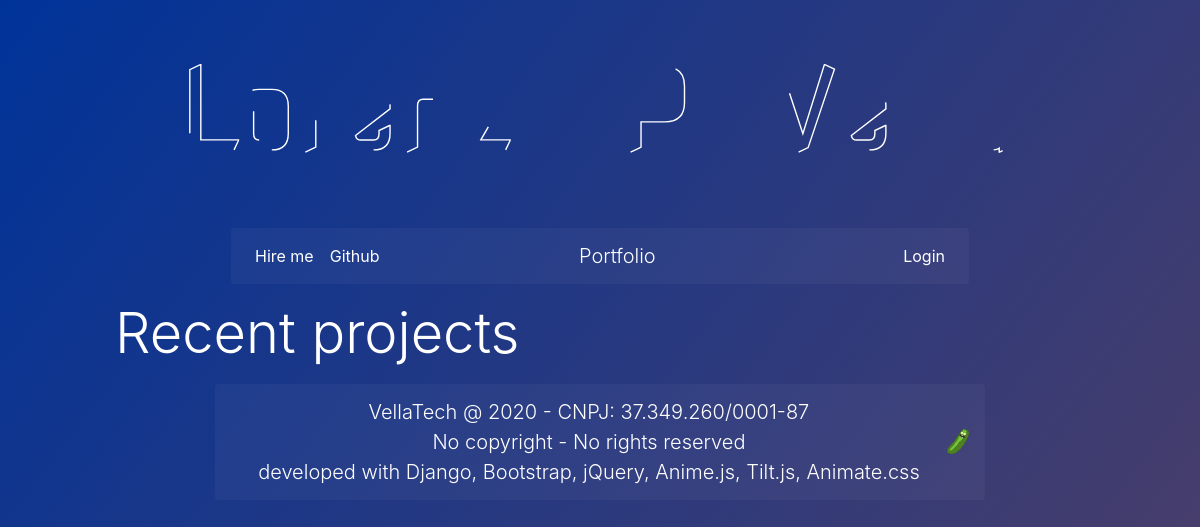
Before: / with the older database file.
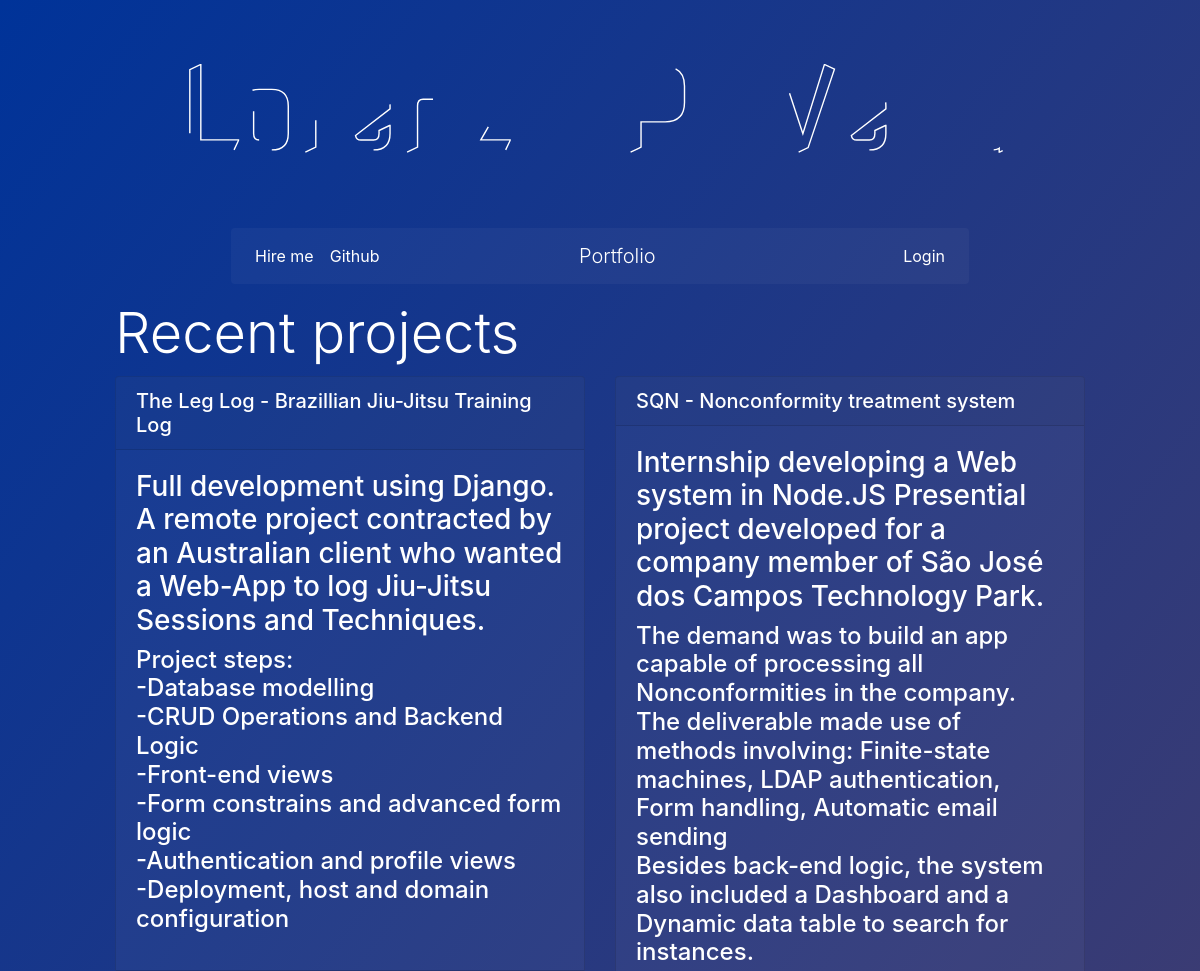
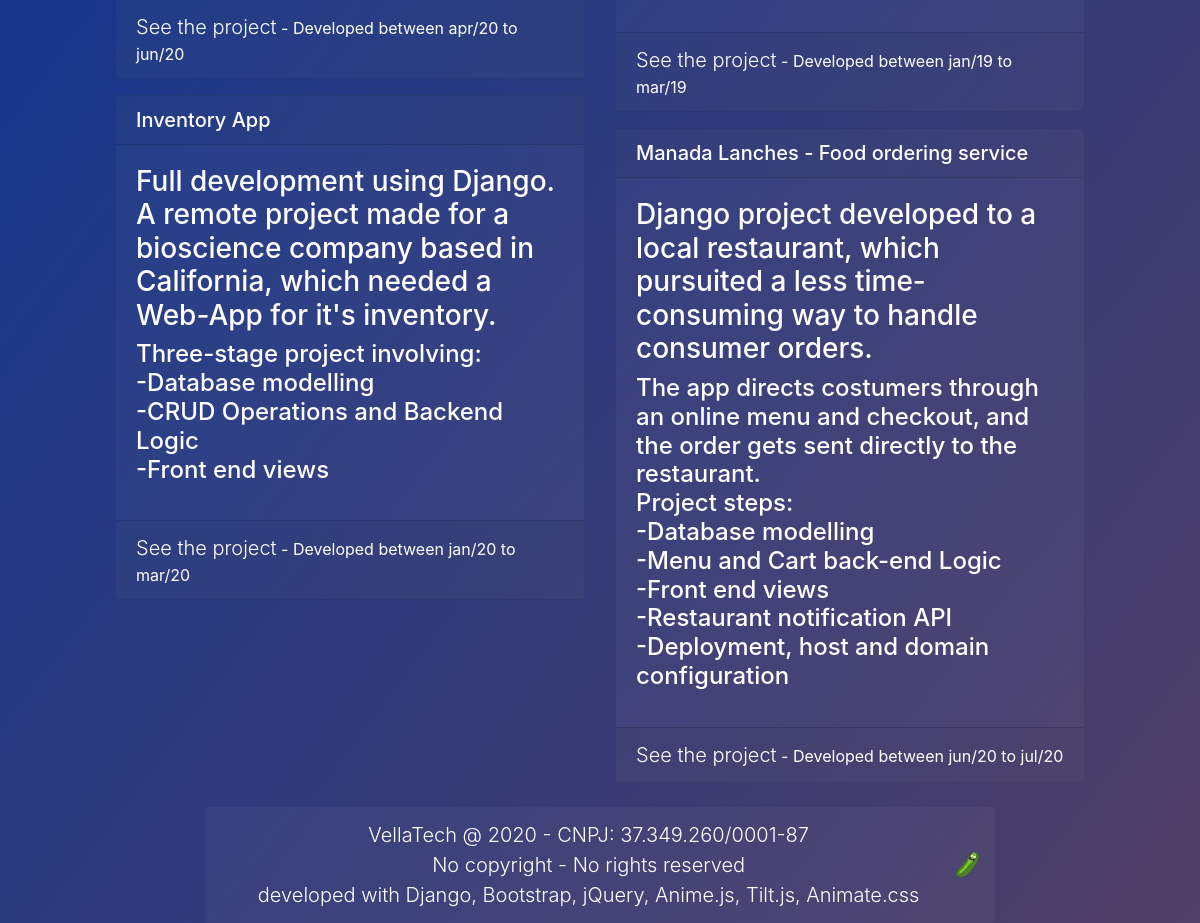
After: the same page with the newer database file (2 pictures, top to bottom).
### Portfolio/app/models.py (models this page shows, shortened)
class projeto(models.Model):
    nome = models.CharField(max_length=200)
    descricao = models.CharField(max_length=300)
    etapas = models.TextField(max_length=500)
    link = models.URLField(max_length=200,blank=True)
    periodoexecucao = models.CharField(max_length=100)
    last_updated = models.DateTimeField(auto_now_add=True, editable=False)
    created = models.DateTimeField(auto_now_add=True, editable=False)
    class Meta:
        pass

### Portfolio/app/views.py (the view)
# urls.py: path("", projetoListView.as_view(), name="projeto_list"),
class projetoListView(generic.ListView):
    model = models.projeto
    form_class = forms.projetoForm

### Portfolio/templates/app/projeto_list.html (shortened to what this page needs)
{% extends "base.html" %}
{% block content %}
<div class="container-fluid text-white">
  <div class="logoTransition animate__animated animate__backInDown">
    <div class="row logo tiltScale height">
      <div class="col-md-12 path-demo">
      </div>
    </div>
  </div>
  <div class="afterlogo" style="visibility: hidden;">
    <div class="row navigation">
      <div class="col-md-8 mx-auto">
        <nav class="navbar navbar-dark navbar-expand-lg rounded m-3">
          <div class="navbar-collapse collapse">
            <ul class="nav navbar-nav mt-2 mt-lg-0">
              <li class="nav-item"><a class="nav-link" href="https://www.upwork.com/o/profiles/users/~01214991522b1425cb/">Hire me</a></li>
            </ul>
            <ul class="nav navbar-nav mt-2 mt-lg-0">
              <li class="nav-item"><a class="nav-link" href="http://github.com/lorenzovella">Github</a></li>
            </ul>
          </div>
          <a class="navbar-brand mx-auto d-flex lead pr-5" href="#">Portfolio</a>
          <div class="navbar-collapse collapse">
            <ul class="nav navbar-nav ml-auto">
              <li class="nav-item"><a class="nav-link"> Login</a></li>
            </ul>
          </div>
        </nav>
      </div>
    </div>
    <div class="row">
      <div class="col-md-10 mx-auto">
        <div class="display-4 mx-auto">Recent projects</div>
        <div class="row outerTilt tiltCt">
          <div class="col-md-6">
          {% widthratio object_list|length 2 1 as midpoint %}
          {% for object in object_list %}
            <div class="row">
              <div class="col m-2 mx-auto">
                <div class="card">
                  <h5 class="card-header">
                    {{object.nome}}
                  </h5>
                  <div class="card-body">
                    <h3 class="tiltItem">
                    {{object.descricao}}
                      <h4>
                        {{object.etapas|linebreaks}}
                      </h4>
                    </h3>
                  </div>
                  <div class="card-footer">
                    <a class="lead" href="{{object.link}}">See the project</a> - Developed between {{object.periodoexecucao}}
                  </div>
                </div>
              </div>
            </div>
            {% if forloop.counter == midpoint|add:"0" %}
          </div><div class="col-md-6">
            {% endif %}
          {% if forloop.last %}
          </div>
          {% endif %}
          {% endfor %}
        </div>
      </div>
    </div>
  </div>
</div>
<footer class="row navigation">
  <div class="col-md-8 mx-auto">
    <nav class="navbar navbar-dark navbar-expand-lg rounded mt-3">
      <a class="navbar-brand mx-auto d-flex text-wrap lead text-center">VellaTech @ 2020 - CNPJ:  37.349.260/0001-87 </br>No copyright - No rights reserved </br>developed with Django, Bootstrap, jQuery, Anime.js, Tilt.js, Animate.css</a>
      <img src="static/pickle-rick.png"/>
    </nav>
  </div>
</footer>
{% endblock %}

### Portfolio/templates/base.html (shortened to what this page needs)
{% load static %}
<html>
<head>
    <link rel="stylesheet" href="{% static 'bootstrap.min.css' %}">
    <link rel="stylesheet" href="{% static 'bootstrap.css' %}">
    <link rel="stylesheet" href="{% static 'animate.min.css' %}">
  </head>
  <body>
{% block content %}{% endblock %}
  </body>
</html>

### Portfolio/templates/base.html (style rules this page uses)
html { height: 100%; }
body { height: 100%; margin: 0; background-repeat: no-repeat; background-attachment: fixed; background: linear-gradient(307deg, #3d00b7, #ee5600, #003399); background-size: 600% 600%; -webkit-animation: backgroundAnimation 8s ease infinite; -moz-animation: backgroundAnimation 8s ease infinite; animation: backgroundAnimation 8s ease infinite; }
.card { background-color: rgba(245, 245, 245, .04); }
nav { background-color: rgba(245, 245, 245, .04); }
.tiltCt { transform-style: preserve-3d; }
.tiltItem { transform: translateZ(20px); }
a { text-decoration: none !important; color: #FFFFFF !important; }
img { max-width: 3%; }

Changed rows visible on the page:
added projeto: nome "The Leg Log - Brazillian Jiu-Jitsu Training Log", descricao "Full development using Django. A remote project contracted by an Australian client who wanted a Web-App to log Jiu-Jitsu Sessions and Techniques.", etapas "Project steps: -Database modelling -CRUD Operations and Backend Logic -Front-end views -Form constrains and advanced form logic -Authentication and profile views -Deployment, host and domain configuration", periodoexecucao "apr/20 to jun/20"
added projeto: nome "Inventory App", descricao "Full development using Django. A remote project made for a bioscience company based in California, which needed a Web-App for it's inventory.", etapas "Three-stage project involving: -Database modelling -CRUD Operations and Backend Logic -Front end views", periodoexecucao "jan/20 to mar/20"
added projeto: nome "SQN - Nonconformity treatment system", descricao "Internship developing a Web system in Node.JS Presential project developed for a company member of São José dos Campos Technology Park.", etapas "The demand was to build an app capable of processing all Nonconformities in the company. The deliverable made use of methods involving: Finite-state machines, LDAP authentication, Form handling, Automatic email sending Besides back-end logic, the system also included a Dashboard and a Dynamic data table to search for instances.", periodoexecucao "jan/19 to mar/19"
added projeto: nome "Manada Lanches - Food ordering service", descricao "Django project developed to a local restaurant, which pursuited a less time-consuming way to handle consumer orders.", etapas "The app directs costumers through an online menu and checkout, and the order gets sent directly to the restaurant. Project steps: -Database modelling -Menu and Cart back-end Logic -Front end views -Restaurant notification API -Deployment, host and domain configuration", periodoexecucao "jun/20 to jul/20"
